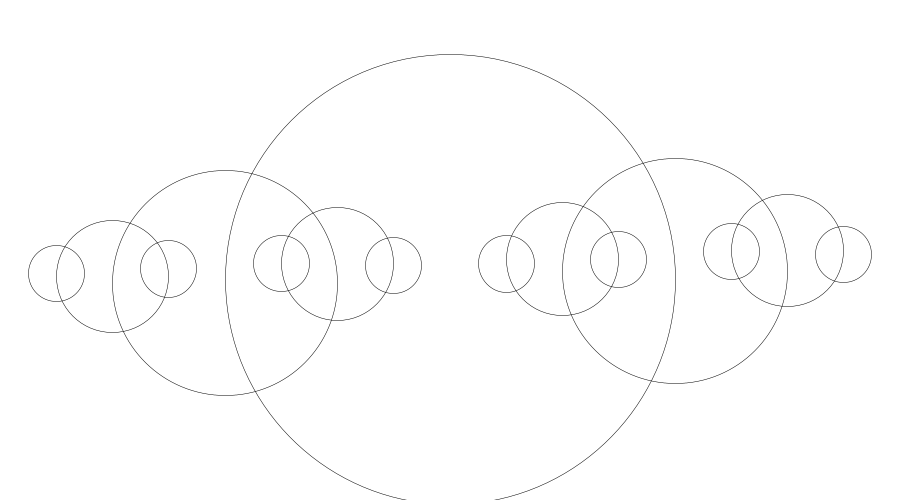
Frame 1 (no input)
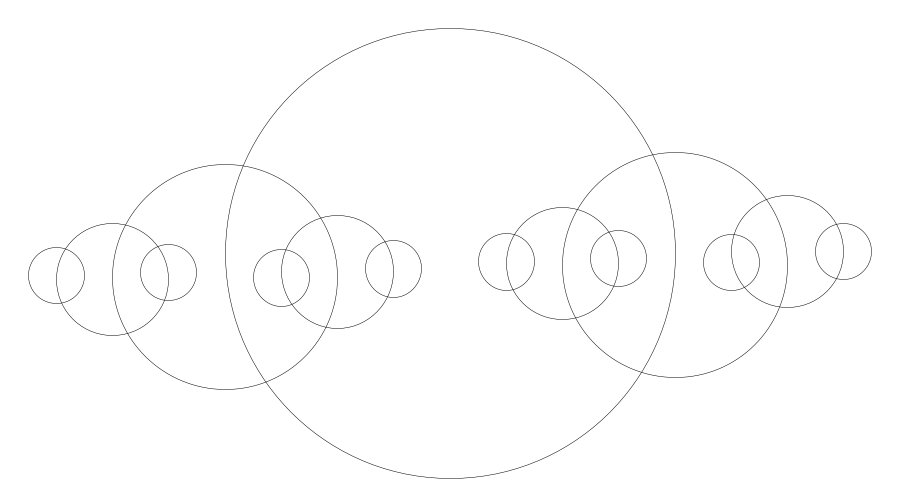
Frame 60 (the mouse pressed at the canvas centre just before this capture)
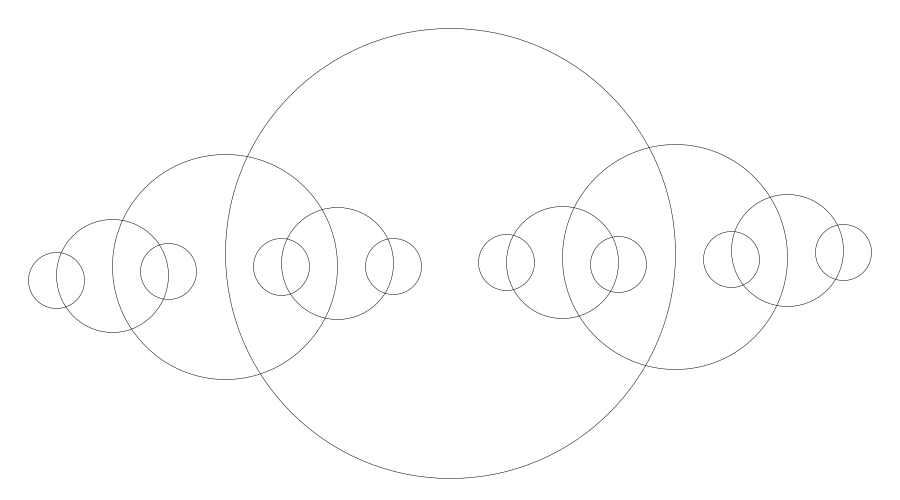
Frame 120 (the mouse held since frame 60 and released just before this capture)

The Processing sketch that drew these frames (run headless with seeded random() and noise(); from frame 60 on, the mouse is pressed at the canvas centre):

// Processing sketch: e04_rekurencyjna_elipsa_podwojna_random
// ── e04_rekurencyjna_elipsa_podwojna_random.pde
void setup() 
{
  size(900, 500);
  strokeWeight(0.5);
  noFill();
}

void draw()
{
  background(255);
  elipsa_zakrecona2(width/2, height/2, 450);
}

void elipsa_zakrecona2(float x, float y, float srednica) 
{
   if(srednica >= 50) 
   {
      noFill();
      ellipse(x, y+random(srednica*0.1), srednica, srednica);
      elipsa_zakrecona2(x-srednica*0.5, y+random(srednica*0.1), srednica * 0.5);
      elipsa_zakrecona2(x+srednica*0.5, y, srednica * 0.5);
   }
}
